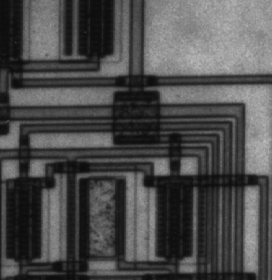
%> input picture Mathematical_Morphology_examples/circuit.tif, 272 x 280 px
$ octave MathMorphCircuitDisk.m   (GNU Octave 9; MATLAB toolbox functions it lacks are replaced by stand-ins)
%> lines starting %> are read from the running program, lines starting %| are printed output that depends on the picture; in (x1, y1, x2, y2) boxes, pixels count from 0 and x2, y2 are one past the last pixel; in counts of white or black regions, pixels touching at a corner belong together; the program's own positions count from 1
%% Introduction to image processing workshop - semester two
%% You can run this code and check the results in the "Command Window"
%% Mathematical morphology image function
%%   /\
%%  /!!\
%% /!!!!\  Make sure that you load the image package using
%%/______\ "pkg load image"
%% Basic examples of Mathematical morphology: cameraman image
%% Made by Romuald Jolivot for BU introduction to image processing workshop


% Clear all previous data use clear function and closing all potential windows using close function for all data
clear all, close all

%%%%%%%%%%%%%%%%%%%%%%%%%%%%%%%%%%%%%%%%%%%%%%%%%%%%%%%%%%%%%%%%%%%%%%%%%%%%%%%%
%% Load image into a variable
%%%%%%%%%%%%%%%%%%%%%%%%%%%%%%%%%%%%%%%%%%%%%%%%%%%%%%%%%%%%%%%%%%%%%%%%%%%%%%%%


% Load an image using dialog box function uigetfile
% uigetfile function to get the file path and file name
%[filename, filepath]=uigetfile({"*.png;*.jpg","Choose cameraman image to load"});
% load the image using file path and file name put into Diskd bracked and separated with a comma ,
%Im = imread([filepath,filename]);


%% Load an image with the file name
Im = imread("circuit.tif");
%> Im is the input picture: size 280x272 uint8; min 12, max 191, mean 76.3


%%%%%%%%%%%%%%%%%%%%%%%%%%%%%%%%%%%%%%%%%%%%%%%%%%%%%%%%%%%%%%%%%%%%%%%%%%%%%%%%
%% Structuring element: Disk
% Size 5
SESQ3=strel("disk",5,0);

% Size 7
SESQ5=strel("disk",7,0);

% Size 10
SESQ7=strel("disk",10,0);


% Apply erosion using Disk with different size
% Erosion Disk 5
ImErSq3 = imerode(Im,SESQ3);
% Erosion Disk 7
ImErSq5 = imerode(Im,SESQ5);
% Erosion Disk 10
ImErSq7 = imerode(Im,SESQ7);

% Display the results for Erosion Disk 5, 7, 10

figure(1)
subplot(2,2,1)
imshow(Im)
title("Original Image")
subplot(2,2,2)
imshow(ImErSq3)
title("Erosion Disk 5")
subplot(2,2,3)
imshow(ImErSq5)
title("Erosion Disk 7")
subplot(2,2,4)
imshow(ImErSq7)
title("Erosion Disk 10")

% Apply dilation using Disk with different size
% Dilation Disk 5
ImDiSq3 = imdilate(Im,SESQ3);
% Dilation Disk 7
ImDiSq5 = imdilate(Im,SESQ5);
% Dilation Disk 10
ImDiSq7 = imdilate(Im,SESQ7);
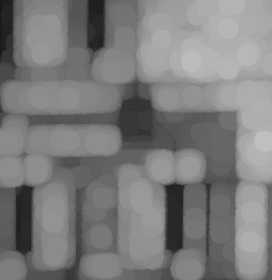
%> ImDiSq7: size 280x272 uint8; min 20, max 191, mean 124

% Display the results for Dilation Disk size 5, 7, 10

figure(2)
subplot(2,2,1)
imshow(Im)
title("Original Image")
subplot(2,2,2)
imshow(ImDiSq3)
title("Dilation Disk 5")
subplot(2,2,3)
imshow(ImDiSq5)
title("Dilation Disk 7")
subplot(2,2,4)
imshow(ImDiSq7)
title("Dilation Disk 10")


% Apply opening using Disk with different size
% Opening Disk 5
ImOpSq3 = imopen(Im,SESQ3);
% Opening Disk 7
ImOpSq5 = imopen(Im,SESQ5);
% Opening Disk 10
ImOpSq7 = imopen(Im,SESQ7);
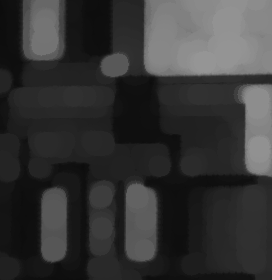
%> ImOpSq7: size 280x272 uint8; min 12, max 149, mean 53.6

% Display the results for opening Disk size 5, 7, 10

figure(3)
subplot(2,2,1)
imshow(Im)
title("Original Image")
subplot(2,2,2)
imshow(ImOpSq3)
title("Opening Disk 5")
subplot(2,2,3)
imshow(ImOpSq5)
title("Opening Disk 7")
subplot(2,2,4)
imshow(ImOpSq7)
title("Opening Disk 10")

% Apply closing using Disk with different size
% Closing Disk 5
ImClSq3 = imclose(Im,SESQ3);
% Closing Disk 7
ImClSq5 = imclose(Im,SESQ5);
% Closing Disk 10
ImClSq7 = imclose(Im,SESQ7);
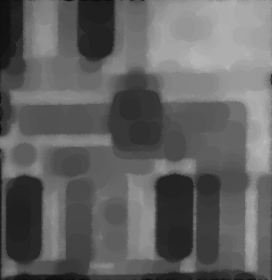
%> ImClSq7: size 280x272 uint8; min 13, max 191, mean 97.7

% Display the results for Closing Disk size 5, 7, 10

figure(4)
subplot(2,2,1)
imshow(Im)
title("Original Image")
subplot(2,2,2)
imshow(ImClSq3)
title("Closing Disk 5")
subplot(2,2,3)
imshow(ImClSq5)
title("Closing Disk 7")
subplot(2,2,4)
imshow(ImClSq7)
title("Closing Disk 10")


%% Applying erosion twice
ImErSq3_2 = imerode(ImErSq3,SESQ3);

figure(5)
subplot(1,3,1)
imshow(Im)
title("Original Image")
subplot(1,3,2)
imshow(ImErSq3)
title("Erosion Disk 5")
subplot(1,3,3)
imshow(ImErSq3)
title("Erosion Disk 5 x2")

%% Applying dilation twice
ImDiSq3_2 = imdilate(ImDiSq3,SESQ3);

figure(6)
subplot(1,3,1)
imshow(Im)
title("Original Image")
subplot(1,3,2)
imshow(ImDiSq3)
title("Dilation Disk 5")
subplot(1,3,3)
imshow(ImDiSq3_2)
title("Dilation Disk 5 x2")


%%%%%%%%%%%%%%%%%%%%%%%%%%%%%%%%%%%%%%%%%%%%%%%%%%%%%%%%%%%%%%%%%%%%%%%%%%%%%%%%
%% Add salt and pepper noise
ImAddNoise = imnoise(double(Im), "salt & pepper",0.02);
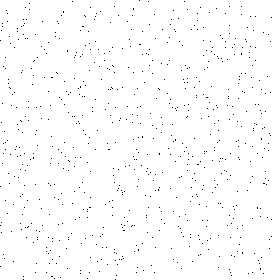
%> ImAddNoise: size 280x272 double; values 0 (black) and 1 (white), 99% white; black in thin lines or dots

% Apply erosion using Disk with different size
% Erosion Disk 5
ImErSq3Noise = imerode(ImAddNoise,SESQ3);
%> ImErSq3Noise: size 280x272 double; values 0 (black) and 1 (white), 45.8% white; 83 white regions (68 under 20 px), largest, box (x1, y1, x2, y2) and area: (0, 0, 272, 280) 30896, (0, 232, 48, 280) 1285, (213, 91, 272, 154) 1114
% Erosion Disk 7
ImErSq5Noise = imerode(ImAddNoise,SESQ5);
%> ImErSq5Noise: size 280x272 double; values 0 (black) and 1 (white), 24% white; 121 white regions (54 under 20 px), largest, box (x1, y1, x2, y2) and area: (25, 106, 156, 251) 3564, (121, 227, 226, 280) 1540, (38, 0, 90, 75) 1059
% Erosion Disk 10
ImErSq7Noise = imerode(ImAddNoise,SESQ7);
%> ImErSq7Noise: size 280x272 double; values 0 (black) and 1 (white), 4.8% white; 83 white regions (52 under 20 px), largest, box (x1, y1, x2, y2) and area: (158, 255, 222, 280) 482, (92, 158, 108, 196) 270, (0, 240, 37, 267) 258

% Display the results for Erosion Disk 3

figure(7)
subplot(2,2,1)
imshow(ImAddNoise)
title("Noisy Image")
subplot(2,2,2)
imshow(ImErSq3Noise)
title("Erosion Disk 5")
subplot(2,2,3)
imshow(ImErSq5Noise)
title("Erosion Disk 7")
subplot(2,2,4)
imshow(ImErSq7Noise)
title("Erosion Disk 10")

% Apply dilation using Disk with different size
% Dilation Disk 3
ImDiSq3Noise = imdilate(ImAddNoise,SESQ3);
%> ImDiSq3Noise: size 280x272 double; every value is 1
% Dilation Disk 5
ImDiSq5Noise = imdilate(ImAddNoise,SESQ5);
% Dilation Disk 3
ImDiSq7Noise = imdilate(ImAddNoise,SESQ7);

% Display the results for Dilation Disk size 5, 7, 10

figure(8)
subplot(2,2,1)
imshow(ImAddNoise)
title("Noisy Image")
subplot(2,2,2)
imshow(ImDiSq3Noise)
title("Dilation Disk 5")
subplot(2,2,3)
imshow(ImDiSq5Noise)
title("Dilation Disk 7")
subplot(2,2,4)
imshow(ImDiSq7Noise)
title("Dilation Disk 10")


% Apply opening using Disk with different size
% Opening Disk 5
ImOpSq3Noise = imopen(ImAddNoise,SESQ3);
%> ImOpSq3Noise: size 280x272 double; values 0 (black) and 1 (white), 96.7% white; 548 black regions (515 under 20 px), largest, box (x1, y1, x2, y2) and area: (9, 19, 27, 45) 137, (259, 133, 272, 156) 125, (241, 41, 254, 58) 89
% Opening Disk 7
ImOpSq5Noise = imopen(ImAddNoise,SESQ5);
%> ImOpSq5Noise: size 280x272 double; values 0 (black) and 1 (white), 88.3% white; 277 black regions (221 under 20 px), largest, box (x1, y1, x2, y2) and area: (166, 143, 231, 205) 884, (203, 32, 256, 63) 879, (19, 219, 61, 280) 599
% Opening Disk 10
ImOpSq7Noise = imopen(ImAddNoise,SESQ7);
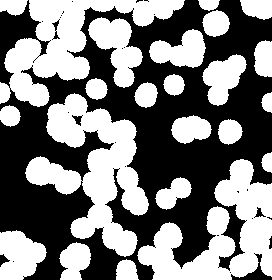
%> ImOpSq7Noise: size 280x272 double; values 0 (black) and 1 (white), 49% white; 23 white regions, largest, box (x1, y1, x2, y2) and area: (25, 93, 149, 257) 8781, (137, 159, 272, 280) 7632, (0, 0, 185, 107) 7124

% Display the results for opening Disk size 5, 7, 10

figure(9)
subplot(2,2,1)
imshow(ImAddNoise)
title("Noisy Image")
subplot(2,2,2)
imshow(ImOpSq3Noise)
title("Opening Disk 5")
subplot(2,2,3)
imshow(ImOpSq5Noise)
title("Opening Disk 7")
subplot(2,2,4)
imshow(ImOpSq7Noise)
title("Opening Disk 10")

% Apply closing using Disk with different size
% Closing Disk 5
ImClSq3Noise = imclose(ImAddNoise,SESQ3);
%> ImClSq3Noise: size 280x272 double; values 0 (black) and 1 (white), 100% white; black in thin lines or dots
% Closing Disk 7
ImClSq5Noise = imclose(ImAddNoise,SESQ5);
% Closing Disk 10
ImClSq7Noise = imclose(ImAddNoise,SESQ7);

% Display the results for Closing Disk size 5, 7, 10

figure(10)
subplot(2,2,1)
imshow(ImAddNoise)
title("Noisy Image")
subplot(2,2,2)
imshow(ImClSq3Noise)
title("Closing Disk 5")
subplot(2,2,3)
imshow(ImClSq5Noise)
title("Closing Disk 7")
subplot(2,2,4)
imshow(ImClSq7Noise)
title("Closing Disk 10")


%% Applying erosion twice
ImErSq3_2Noise = imerode(ImErSq3Noise,SESQ3);
%> ImErSq3_2Noise: size 280x272 double; values 0 (black) and 1 (white), 5.1% white; 92 white regions (59 under 20 px), largest, box (x1, y1, x2, y2) and area: (158, 255, 223, 280) 499, (92, 158, 108, 196) 281, (0, 240, 37, 267) 270

figure(11)
subplot(1,3,1)
imshow(ImAddNoise)
title("Noisy Image")
subplot(1,3,2)
imshow(ImErSq3Noise)
title("Erosion Disk 5")
subplot(1,3,3)
imshow(ImErSq3_2Noise)
title("Erosion Disk 5 x2")

%% Applying dilation twice
ImDiSq3_2Noise = imdilate(ImDiSq3Noise,SESQ3);

figure(12)
subplot(1,3,1)
imshow(ImAddNoise)
title("Noisy Image")
subplot(1,3,2)
imshow(ImDiSq3Noise)
title("Dilation Disk 5")
subplot(1,3,3)
imshow(ImDiSq3_2Noise)
title("Dilation Disk 5 x2")

%%%%%%%%%%%%%%%%%%%%%%%%%%%%%%%%%%%%%%%%%%%%%%%%%%%%%%%%%%%%%%%%%%%%%%%%%%%%%%%%
%% Getting External gradient, Internal gradient and Gradient image

% External gradient = Image dilated (with 3x3 Disk) - Image original
ExtGradientIm = ImDiSq3 - Im;

% Internal gradien = Image original - Image eroded (with 3x3 Disk)
IntGradientIm = Im - ImErSq3;
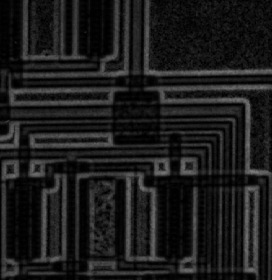
%> IntGradientIm: size 280x272 uint8; min 0, max 123, mean 27.2

GradientImage = ExtGradientIm - IntGradientIm;
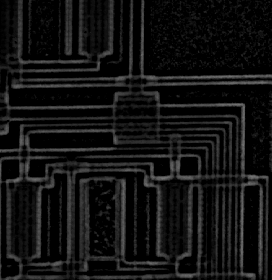
%> GradientImage: size 280x272 uint8; min 0, max 117, mean 18.1

% Display result of gradients
figure(13)
subplot(2,2,1)
imshow(Im)
title("Original Image")
subplot(2,2,2)
imshow(ExtGradientIm)
title("External Gradient Image")
subplot(2,2,3)
imshow(IntGradientIm)
title("Internal Gradient Image")
subplot(2,2,4)
imshow(GradientImage)
title("Gradient Image")

$ run again, with Mathematical_Morphology_examples/cameraman.jpg saved as Mathematical_Morphology_examples/circuit.tif
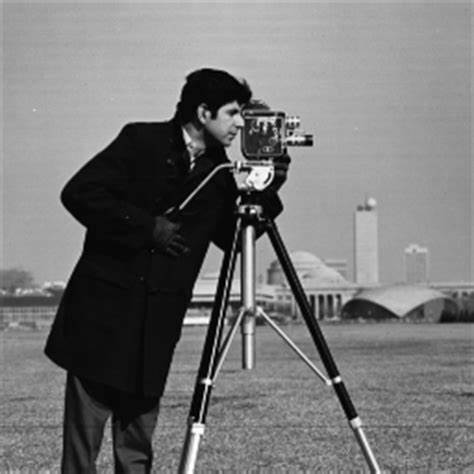
%> input picture Mathematical_Morphology_examples/cameraman.jpg, 474 x 474 px
%> Im is the input picture: size 474x474x3 uint8; min 0, max 255, mean 119
%> ImDiSq3Noise: size 474x474x3 double; every value is 1
%> `ImOpSq7Noise = imopen(ImAddNoise,SESQ7);`:
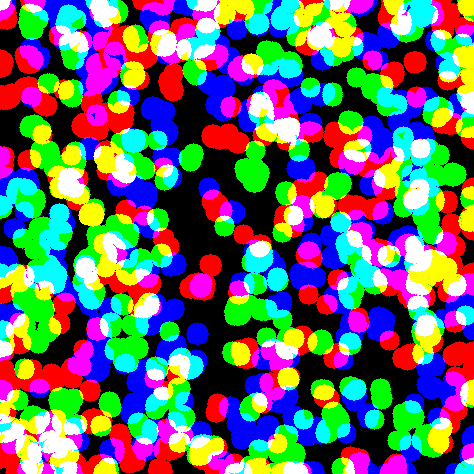
%> ImOpSq7Noise: size 474x474x3 double; mean R, G, B 0.402, 0.418, 0.419
%> `GradientImage = ExtGradientIm - IntGradientIm;`:
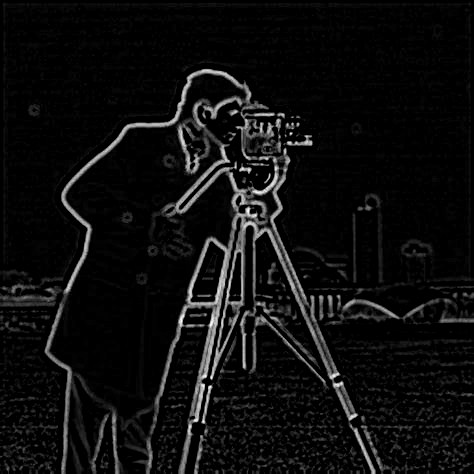
%> GradientImage: size 474x474x3 uint8; min 0, max 255, mean 13.9
